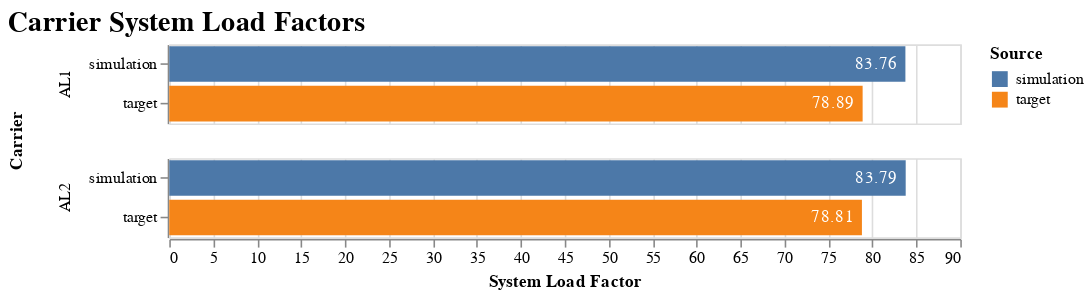

Notebook code for this chart:
### Code cell
comps.fig_carrier_load_factors()

### Figure 1 — Vega-Lite specification as saved in the notebook (floating-point values rounded to 4 significant figures)
{"config": {"view": {"continuousWidth": 300, "continuousHeight": 300}, "title": {"fontSize": 18}}, "data": {"name": "data-66c09b95445cde9a32d49853abc8d78a"}, "facet": {"row": {"field": "carrier", "title": "Carrier", "type": "nominal"}}, "spec": {"layer": [{"mark": {"type": "bar"}, "encoding": {"color": {"field": "source", "title": "Source", "type": "nominal"}, "tooltip": [{"field": "source", "title": null, "type": "nominal"}, {"field": "carrier", "title": "Carrier", "type": "nominal"}, {"field": "sys_lf", "format": ".2f", "title": "System Load Factor", "type": "quantitative"}, {"field": "ratio", "format": ".3%", "title": "vs simulation", "type": "quantitative"}], "x": {"field": "sys_lf", "stack": "zero", "title": "System Load Factor", "type": "quantitative"}, "y": {"field": "source", "sort": ["simulation", "target"], "title": null, "type": "nominal"}}}, {"mark": {"type": "text", "align": "right", "baseline": "middle", "color": "white", "dx": -5, "dy": 0}, "encoding": {"text": {"field": "sys_lf", "format": ".2f", "type": "quantitative"}, "x": {"field": "sys_lf", "stack": "zero", "title": "System Load Factor", "type": "quantitative"}, "y": {"field": "source", "sort": ["simulation", "target"], "title": null, "type": "nominal"}}}], "height": 50, "width": 500}, "title": "Carrier System Load Factors", "$schema": "https://vega.github.io/schema/vega-lite/v5.15.1.json", "datasets": {"data-66c09b95445cde9a32d49853abc8d78a": [{"source": "simulation", "carrier": "AL1", "sys_lf": 83.76, "ratio": 0.0}, {"source": "simulation", "carrier": "AL2", "sys_lf": 83.79, "ratio": 0.0}, {"source": "target", "carrier": "AL1", "sys_lf": 78.89, "ratio": -0.05811}, {"source": "target", "carrier": "AL2", "sys_lf": 78.81, "ratio": -0.05944}]}}
